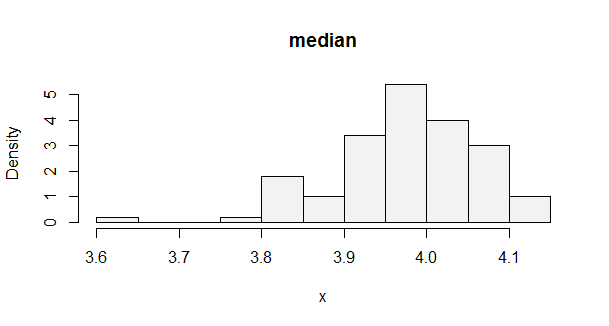

Recreate this plot in R.
# Define function to find the median of bootstrap sample
bootstrap = function(data,n = length(data)) {
  boot.sample=sample(data, n, replace = TRUE)
  median(boot.sample)
}

# Plot distribution
x = simple.sim(100, bootstrap, faithful[['eruptions']])
par(mfrow = c(1, 1))
hist(x, probability = TRUE, main="median", col = gray(.95))
